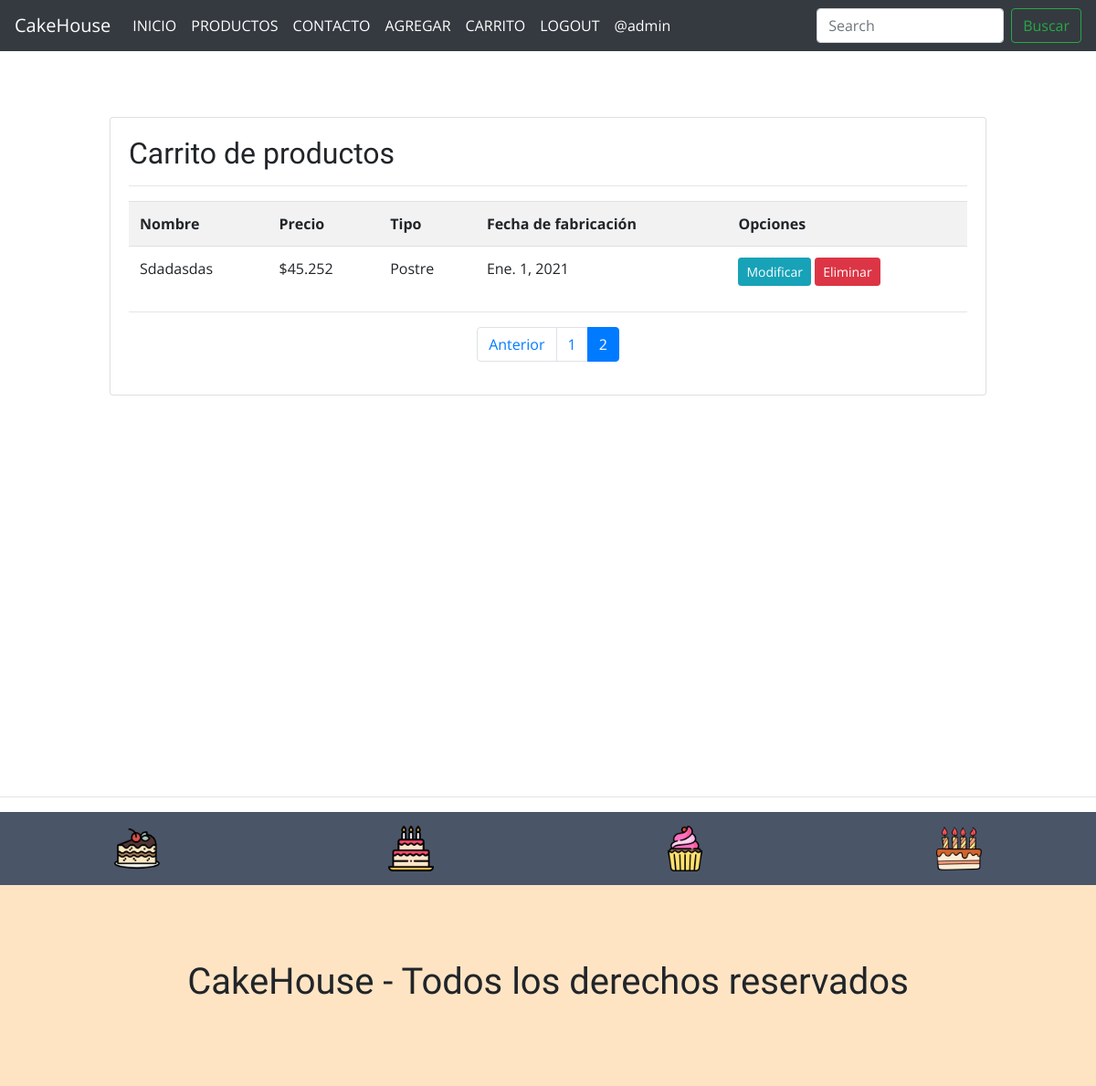
The page /listar-productos/?page=2 (signed in) on the database its author committed.
### app/models.py (models this page shows, shortened)
class Producto(models.Model):
    nombre = models.CharField(max_length=50)
    precio = models.IntegerField()
    descripcion = models.TextField()
    tipo = models.ForeignKey(Tipo, on_delete=models.PROTECT)
    fecha_fabricacion = models.DateField()
    image = models.ImageField(upload_to="productos", null=True)

class Tipo(models.Model):
    nombre = models.CharField(max_length=50)
    def __str__(self):
        return self.nombre

### app/views.py (the view)
# urls.py: path('listar-productos/', listar_productos, name="listar_productos"),
@permission_required('app.view_producto')
def listar_productos(request):
    productos = Producto.objects.all()
    page = request.GET.get('page', 1)
    try:
        paginator = Paginator(productos, 5)
        productos = paginator.page(page)
    except:
        raise Http404
    data = {
        'entity': productos, 'paginator': paginator}
    return render(request, 'app/producto/listar.html', data)

### app/templates/app/producto/listar.html (shortened to what this page needs)
{% extends 'app/base.html' %}
{% block contenido %}
{% load humanize %}
<br><br><br>
<div class="card">
    <div class="card-body">
        <h2>Carrito de productos</h2>
        <hr>
        <table class="table table-striped table-hover table-responsive-sm">
            <tr>
                <th>Nombre</th>
                <th>Precio</th>
                <th>Tipo</th>
                <th>Fecha de fabricación</th>
                <th>Opciones</th>
            </tr>
            {% for p in entity %}
            <tr>
                <td>{{ p.nombre | title }}</td>
                <td>${{ p.precio | intcomma }}</td>
                <td>{{ p.tipo | title }}</td>
                <td>{{ p.fecha_fabricacion }}</td>
                <td>
                    {% if perms.app.change_producto %}
                    <a href="{% url 'modificar_producto' p.id %}" class="btn btn-info btn-sm">Modificar</a>
                    {% endif %}
                    {% if perms.app.delete_producto %}
                    <a href="#" onclick="eliminarProducto({{ p.id }})" class="btn btn-danger btn-sm">Eliminar</a>
                    {% endif %}
                </td>
            </tr>
            {% endfor %}
        </table>
        <hr>
        <div>
            {% include 'app/paginator.html' %}
        </div>
    </div>
</div>
{% endblock %}

### app/templates/app/base.html (shortened to what this page needs)
<!DOCTYPE html>
<html lang="es">
<head>
    <link rel="stylesheet" href="https://cdn.jsdelivr.net/bxslider/4.2.12/jquery.bxslider.css">
    {% load static %}
    <link rel="stylesheet" href="https://cdn.jsdelivr.net/npm/bootstrap@4.6.0/dist/css/bootstrap.min.css"
>
    <link rel="stylesheet" href="{% static 'app/css/estilos.css' %}">
</head>
<body>
    <nav class="navbar navbar-expand-lg navbar-dark bg-dark">
        <a class="navbar-brand" href="{% url 'home' %}">CakeHouse</a>
        <div class="collapse navbar-collapse" id="navbarSupportedContent">
            <ul class="navbar-nav mr-auto">
                <li class="nav-item active">
                    <a class="nav-link" href="{% url 'home' %}">INICIO<span class="sr-only">(current)</span></a>
                </li>
                <li class="nav-item active">
                    <a class="nav-link" href="{% url 'productos' %}">PRODUCTOS<span class="sr-only">(current)</span></a>
                </li>
                <li class="nav-item active">
                    <a class="nav-link" href="{% url 'contacto' %}">CONTACTO<span class="sr-only">(current)</span></a>
                </li>
                {% if perms.app.add_producto %}
                <li class="nav-item active">
                    <a class="nav-link" href="{% url 'agregar_producto' %}">AGREGAR<span class="sr-only">(current)</span></a>
                </li>
                {% endif %}
                {% if perms.app.view_producto %}
                <li class="nav-item active">
                    <a class="nav-link" href="{% url 'listar_productos' %}">CARRITO<span class="sr-only">(current)</span></a>
                </li>
                {% endif %}
                {% if user.is_authenticated %}
                <li class="nav-item active">
                    <a class="nav-link" href="{% url 'logout' %}">LOGOUT<span class="sr-only">(current)</span></a>
                </li>
                <li class="nav-item active">
                    <a class="nav-link" href="#">@{{ user.username }}<span class="sr-only">(current)</span></a>
                </li>
                {% endif %}
            </ul>
            <form class="form-inline my-2 my-lg-0">
                <input class="form-control mr-sm-2" type="search" placeholder="Search" aria-label="Search">
                <button class="btn btn-outline-success my-2 my-sm-0" type="submit">Buscar</button>
            </form>
        </div>
    </nav>
    <div id="contenido">
        {% block contenido %}
        {% endblock %}
    </div>
    <hr>
    <footer>
        <div class="marcas">
            <img src="{% static 'app/img/footer/pastel2.png' %}" alt="">
            <img src="{% static 'app/img/footer/pastel3.png' %}" alt="">
            <img src="{% static 'app/img/footer/pastel4.png' %}" alt="">
            <img src="{% static 'app/img/footer/pastel5.png' %}" alt="">
        </div>
        <div class="logo_footer">
            <h1>CakeHouse - Todos los derechos reservados</h1>
        </div>
    </footer>
</body>
</html>

### app/static/app/css/estilos.css (style rules this page uses)
* { margin:0; padding:0; }
body { background-color: rgb(255, 255, 255); font-family: 'Open Sans', sans-serif; }
h1,h2 { font-family: 'Balsamiq Sans', cursive; }
nav { display: flex; justify-content: flex-end; align-items: center; height: 100%; }
nav a { color:white; text-decoration: none; }
#contenido { width: 80%; margin:auto; max-width: 1280px; min-height: 100vh; }
footer { width: 100%; height: 300px; background-color: bisque; }
footer > .marcas { width: 100%; height: 80px; background-color: #4A5568; display: flex; justify-content: space-around; align-items: center; }
footer > .marcas > img { width: 50px; }
footer > .logo_footer { display: flex; justify-content: center; align-items: center; height: calc(100% - 80px); }

### rows shown on the page
Producto: nombre "Sdadasdas", precio "45.252", tipo "Postre", fecha_fabricacion "Ene. 1, 2021"

### other values the page prints
{{ user.username }} "admin"
{{ page }} "1" "2"
